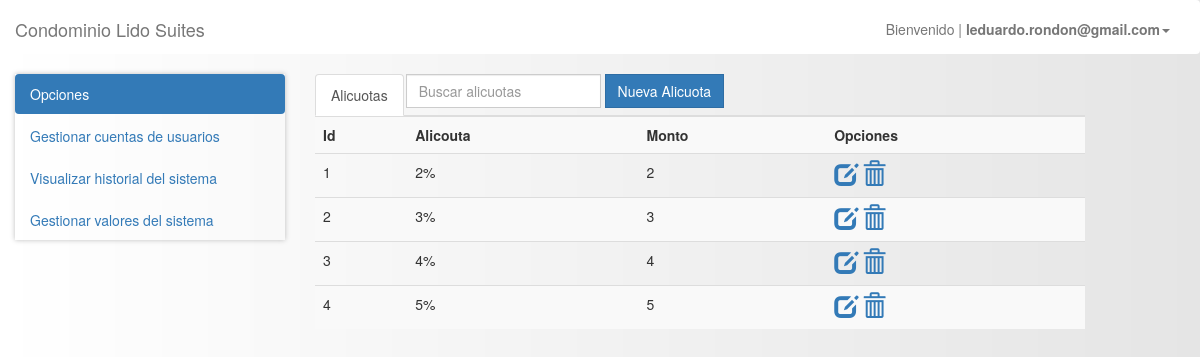
The app's page /pages/?alicuotas (signed in), older data.
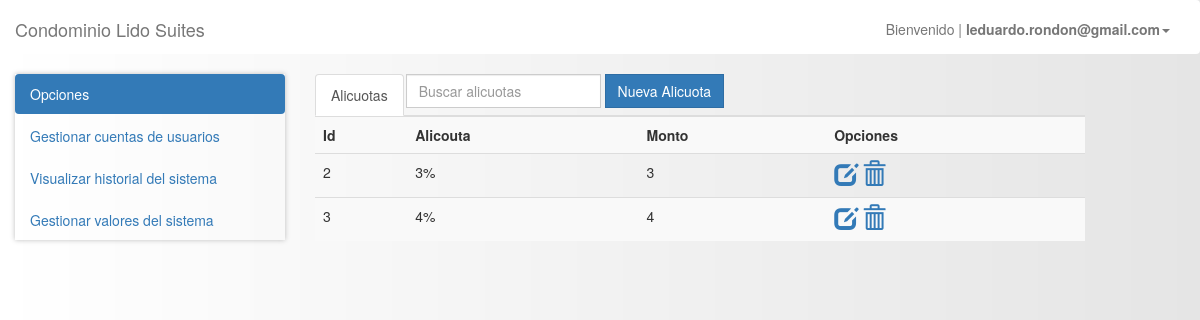
The same page, newer data.
### tables this page shows
CREATE TABLE `alicuotas` (
  `id_alicuota` int(10) UNSIGNED NOT NULL,
  `alicuota` varchar(100) NOT NULL,
  `monto` varchar(100) NOT NULL,
  `created` timestamp NOT NULL DEFAULT CURRENT_TIMESTAMP
);

### models/db.php (called while the page is built)
<?php
class db
{
    public static function conexion(){
        $conexion = new mysqli('localhost', 'root', '19651249', 'lidosuites', '3306');
        $conexion->query("SET NAMES 'utf8'");
        return $conexion;
    }
}

### models/alicuota.php (called while the page is built, shortened)
<?php
require_once 'db.php';
class Alicuota{
	private $db;
	private $alicuota;
	public function __construct(){
		$this->db=db::conexion();
		$this->alicuota=array();
	}
    public function getAlicuota(){
        $sql = $this->db->query("SELECT * FROM alicuotas");
        while($filas = $sql->fetch_assoc()){
            $this->alicuota[] = $filas;
        }
        return $this->alicuota;
    }
}

### views/config/alicuotas/detalle.phtml
<ul class="nav nav-tabs nav-justified">
  <ul class="nav nav-tabs" role="tablist">
    <li role="presentation" class="active">
			<a href="!#detalle" aria-controls="detalle" role="tab" data-toggle="tab">Alicuotas</a></li>
   	<li role="presentation">
		<div class="input-group">
			<input class="form-control" type="text" id="searchAlicuota" placeholder="Buscar alicuotas">
		</div></li>
   	<li>
			&nbsp;<button type="button" class="btn btn-primary" title="Nueva alicuota" onclick="nuevaAlicuota()">Nueva Alicuota</button>
		</li>
  </ul></ul>
  <div class="tab-content">
    <div role="tabpanel" class="tab-pane active" id="detalle">
		<table class="table table-striped" id="tablaAlicuota">
    		<tr>
    			<th>Id</th>
    			<th>Alicouta</th>
    			<th>Monto</th>
    			<th>Opciones</th>
    		</tr>
    		<?php for($i=0; $i<count($alicuotas); $i++){ $rs = $alicuotas[$i]; ?>
    		<tr>
    			<td><?php echo $rs['id_alicuota']; ?></td>
    			<td><?php echo $rs['alicuota']; ?></td>
    			<td><?php echo $rs['monto']; ?></td>
    			<td>
    				<a href="#" onclick="editAlicuota(this);" ><i class="glyphicon glyphicon-edit"></i></a>
    				<a href="#" onclick="delAlicuota(this);" ><i class="glyphicon glyphicon-trash"></i></a>
    			</td>
    		</tr> <?php } ?>
    	</table>
    </div>
  </div>

Row changes from the older to the newer data that the page shows:
removed alicuotas: id_alicuota "1", alicuota "2%", monto "2"
removed alicuotas: id_alicuota "4", alicuota "5%", monto "5"
